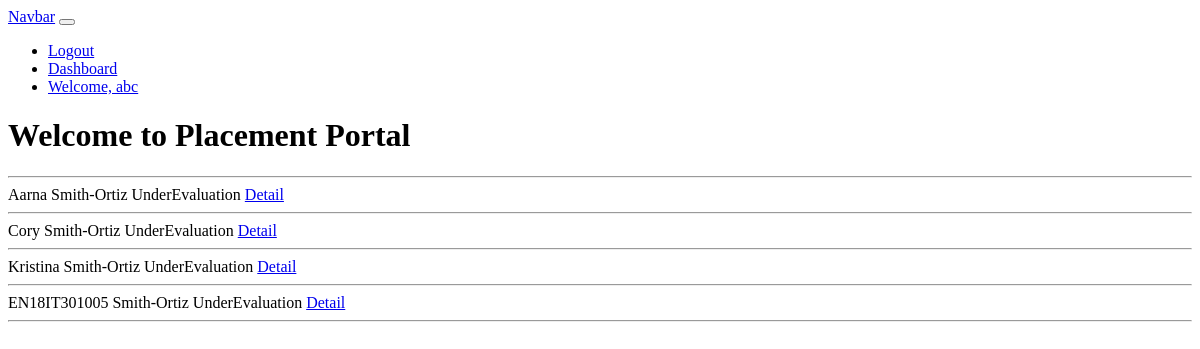
The app's page /Position/6/ListStuApplied (signed in), older data.
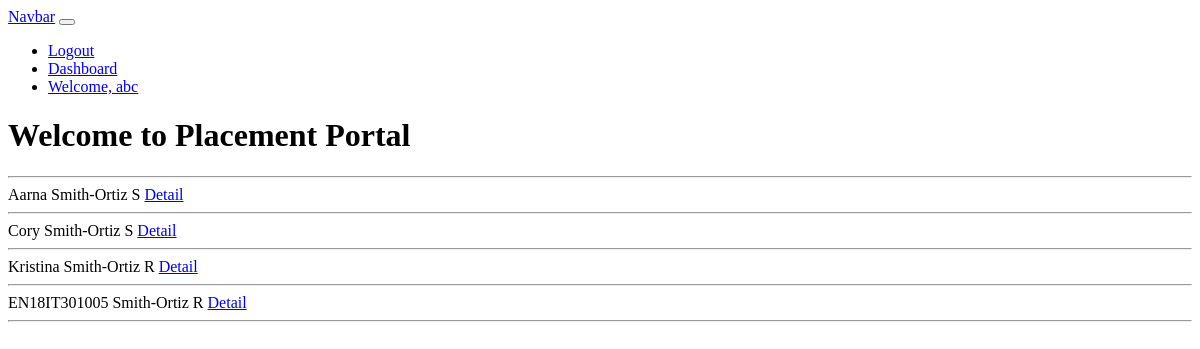
The same page, newer data.
### placementapp/models.py (models this page shows, shortened)
class User(AbstractUser):
    USER_TYPE_CHOICES = (
    (1, 'student'),
    (2, 'placementOfficer'),
    (3, 'Company'),
    (4, 'Mentor'),
    (5, 'admin'),
    )
    user_type = models.PositiveSmallIntegerField(choices=USER_TYPE_CHOICES,default=2)
    verified=models.BooleanField(default=False)

class Applied(models.Model):
    Status_Choices=[('Selected','Selected'),('EligibleForNextRound','EligibleForNextRound'),('Rejected','Not Eligible For Next Round'),('Under Evaluation','Under Evaluation'),]
    Student=models.ForeignKey(to=Student,on_delete=models.CASCADE)
    Position=models.ForeignKey(to=Position,on_delete=models.CASCADE)
    Status=models.CharField(max_length=30,choices=Status_Choices,default='UnderEvaluation')
    Time=models.DateTimeField(verbose_name='applied at',auto_now_add=True,)
    Description=models.TextField(verbose_name='Info About Next Roumd',null=True,blank=True)
    FinalOffer=models.ForeignKey(to=Offers,on_delete=models.SET_NULL,null=True,blank=True)
    def __str__(self):
        return f"{self.Student} {self.Position} {self.Status}"

class Student(models.Model):
    user=models.OneToOneField(to=User,on_delete=models.CASCADE,primary_key=True)
    enrollment_no=models.CharField(max_length=12)
    first_name=models.CharField(max_length=30)
    last_name=models.CharField(max_length=30)
    Gender_Choices=[('MALE','MALE'),
    ('FEMALE','FEMALE'),
    ('OTHERS','OTHERS'),
    ]
    gender=models.CharField(choices=Gender_Choices,null=True,max_length=10,)
    Email=models.EmailField(null=False,blank=False)
    Mobile_No=models.PositiveBigIntegerField(null=False,blank=False)
    School10=models.ForeignKey(to=School,null=True,on_delete=models.SET_NULL,related_name='SchoolX')
    School12=models.ForeignKey(to=School,null=True,on_delete=models.SET_NULL,related_name='SchoolXII')
    Score10=models.DecimalField(max_digits=4,decimal_places=2,null=True,blank=True)
    Score12=models.DecimalField(max_digits=4,decimal_places=2,null=True,blank=True)
    JeePercentile=models.DecimalField(max_digits=4,decimal_places=2,null=True,blank=True)
    Branch=models.ForeignKey(to=BranchDS,on_delete=models.SET_NULL,null=True)
    Aim=models.TextField(null=True,blank=True,)
    Objective=models.TextField(null=True,blank=True,)
    Mission=models.TextField(null=True,blank=True,)
    Vision=models.TextField(null=True,blank=True,)
    mentor=models.ForeignKey(to=Mentor,on_delete=models.SET_NULL,null=True,blank=True)
    PlacementCell=models.ForeignKey(to=PlacementCell,null=True,blank=True,on_delete=models.SET_NULL)
    AppliedPositions=models.ManyToManyField(to=Position,through='Applied')
    maxCTC=models.SmallIntegerField(null=True,default=0)
    Resume=models.FileField(upload_to="Resume",blank=True)
    ResumeURL=models.TextField(null=True,blank=True,)
    def __str__(self):
        return f"{self.enrollment_no} "

class Position(models.Model):
    Name=models.CharField(max_length=100)
    Company=models.ForeignKey(to=Company,on_delete=models.CASCADE)
    minCTC=models.SmallIntegerField(verbose_name='Minimum CTC in Lakhs')
    maxCTC=models.SmallIntegerField(verbose_name='Maximum CTC in Lakhs')
    Description=models.TextField(verbose_name='Roles and Responsibility')
    branch=models.ManyToManyField(to=BranchDS,)
    minScore10=models.DecimalField(max_digits=4,decimal_places=2,default=0.00)
    minScore12=models.DecimalField(max_digits=4,decimal_places=2,default=0.00)
    minJeePercentile=models.DecimalField(max_digits=4,decimal_places=2,default=0.00)
    def __str__(self):
        return f"{self.Company}"

class Company(models.Model):
    user=models.OneToOneField(to=User,on_delete=models.CASCADE,primary_key=True)
    Name=models.CharField(max_length=60)
    Description=models.TextField()
    MCA=models.CharField(verbose_name='MCA ID',max_length=50)
    Type=models.CharField(verbose_name='Company Type',max_length=70)
    revenue=models.BigIntegerField(verbose_name='Latest 1 year Revenue')
    def __str__(self):
        return f"{self.Name}"

### placementapp/views.py (the view)
# urls.py: path('Position/<int:id>/ListStuApplied',views.ListOfAppliedStuForPos,name='AppliedStudent'),
def ListOfAppliedStuForPos(request,id):
    varuser=request.user
    appliedStu=None
    if varuser.is_authenticated and varuser.verified:
        if varuser.user_type==3:
            appliedStu=Applied.objects.filter(Position__id=id)
            return render(request,'placementapp/Company/ListAppliedStuForPos.html',{'dataset':appliedStu})
        elif varuser.user_type==2:
            appliedStu=Applied.objects.filter(Position__id=id)
            return render(request,'placementapp/PlacementOff/ListAppliedStuForPos.html',{'dataset':appliedStu})
    return HttpResponse('<h1> Current Session User is not  Authorised</h1>')

### placementapp/templates/placementapp/PlacementOff/ListAppliedStuForPos.html (shortened to what this page needs)
{% extends 'base.html' %}
{% block content %}
<!DOCTYPE html>
<html lang="en">
<head>
</head>
<body>
    {% for data in dataset %}
{{data}}
<a href="{% url 'StuDetail' data.Student.user.id  %}">Detail</a>
<hr>
{% endfor %}
</body>
</html>
{% endblock %}

### placementapp/templates/base.html (shortened to what this page needs)
<nav class="navbar navbar-expand-lg navbar-light bg-light">
    <a class="navbar-brand" href="#">Navbar</a>
    <button class="navbar-toggler" type="button" data-toggle="collapse" data-target="#navbarText" aria-controls="navbarText" aria-expanded="false" aria-label="Toggle navigation">
    </button>
    <div class="collapse navbar-collapse" id="navbarText">
      <ul class="navbar-nav mr-auto">
        {% if user.is_authenticated %}
        <li class="nav-item">
          <a class="nav-link" href="/logout">Logout</a>
        </li>
        <li class="nav-item">
          <a class="nav-link" href="/Dashboard">Dashboard</a>
        </li>
        <li class="nav-item">
          <a class="nav-link" href="#">Welcome, {{user.username}}</a>
        </li>
        {% else %}
        <li class="nav-item">
          <a class="nav-link" href="/login">Login</a>
        </li>
        {% endif %}
      </ul>
    </div>
  </nav>
<h1>Welcome to Placement Portal</h1>
<hr>
{% block content %}
{% endblock %}

Row changes from the older to the newer data that the page shows:
changed Applied: Student+Position+Status "Aarna Smith-Ortiz UnderEvaluation" → "Aarna Smith-Ortiz S"
changed Applied: Student+Position+Status "Cory Smith-Ortiz UnderEvaluation" → "Cory Smith-Ortiz S"
changed Applied: Student+Position+Status "Kristina Smith-Ortiz UnderEvaluation" → "Kristina Smith-Ortiz R"
changed Applied: Student+Position+Status "EN18IT301005 Smith-Ortiz UnderEvaluation" → "EN18IT301005 Smith-Ortiz R"
